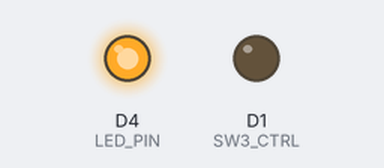
Simulated run of this sketch. Board: ESP8266 (NodeMCU). Parts: output pins drawn as LEDs (lit = HIGH). WiFi joins after 1.5 s; servers stay silent unless stated; what the sketch prints to the serial monitor is not drawn.

Above: at 10.8 s.
At 20.02 s:
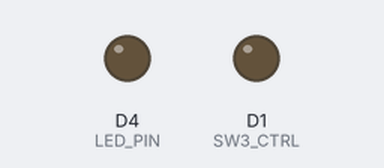
Timing chart, 0 to 27.6 s (numbered marks = the images above):
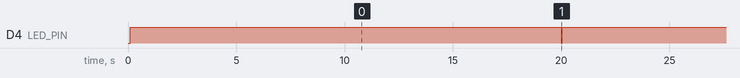

The sketch:

receiver.ino
```cpp
#include <ESP8266WiFi.h>
#include <WiFiUdp.h>

const char* ssid     = "********";
const char* password = "********";

WiFiUDP Udp;
unsigned int localUdpPort = 12345;
char incomingPacket[255];

const int SW3_CTRL = D1;
const int LED_PIN = LED_BUILTIN;
const unsigned long PRESS_TIME = 800;
const unsigned long HEARTBEAT_INTERVAL = 20000;

unsigned long lastHeartbeat = 0;

void setup() {
  Serial.begin(115200);
  delay(100);

  pinMode(SW3_CTRL, OUTPUT);
  digitalWrite(SW3_CTRL, LOW);

  pinMode(LED_PIN, OUTPUT);
  digitalWrite(LED_PIN, HIGH);

  Serial.println();
  Serial.println("Connecting to WiFi...");
  WiFi.mode(WIFI_STA);
  WiFi.begin(ssid, password);

  while (WiFi.status() != WL_CONNECTED) {
    delay(500);
    Serial.print(".");
  }
  Serial.println();
  Serial.print("Connected! IP address: ");
  Serial.println(WiFi.localIP());

  Udp.begin(localUdpPort);
  Serial.print("Listening for UDP broadcast on port ");
  Serial.println(localUdpPort);
}

void loop() {
  unsigned long currentMillis = millis();

  if (currentMillis - lastHeartbeat >= HEARTBEAT_INTERVAL) {
    heartbeatFlash();
    lastHeartbeat = currentMillis;
  }

  int packetSize = Udp.parsePacket();
  if (packetSize) {
    int len = Udp.read(incomingPacket, sizeof(incomingPacket) - 1);
    if (len > 0) incomingPacket[len] = 0;

    Serial.print("Received packet: ");
    Serial.println(incomingPacket);

    if (strcasecmp(incomingPacket, "unlock") == 0) {
      pressDoorbell();
    }
  }

  delay(10);
}

void pressDoorbell() {
  Serial.println("Unlock command received → Pressing door 2 times...");

  for (int i = 0; i < 2; i++) {
    digitalWrite(LED_PIN, LOW);
    digitalWrite(SW3_CTRL, HIGH);
    delay(PRESS_TIME);
    digitalWrite(SW3_CTRL, LOW);
    digitalWrite(LED_PIN, HIGH);

    Serial.print("Press ");
    Serial.print(i + 1);
    Serial.println(" complete.");

    if (i < 1) {
      delay(3000);
    }
  }

  Serial.println("All presses complete.");
}

void heartbeatFlash() {
  digitalWrite(LED_PIN, LOW);
  delay(50);
  digitalWrite(LED_PIN, HIGH);
}
```

Measured:
- by itself, D4 (LED_PIN): alternates HIGH for 20.0 s and LOW for 0.05 s
